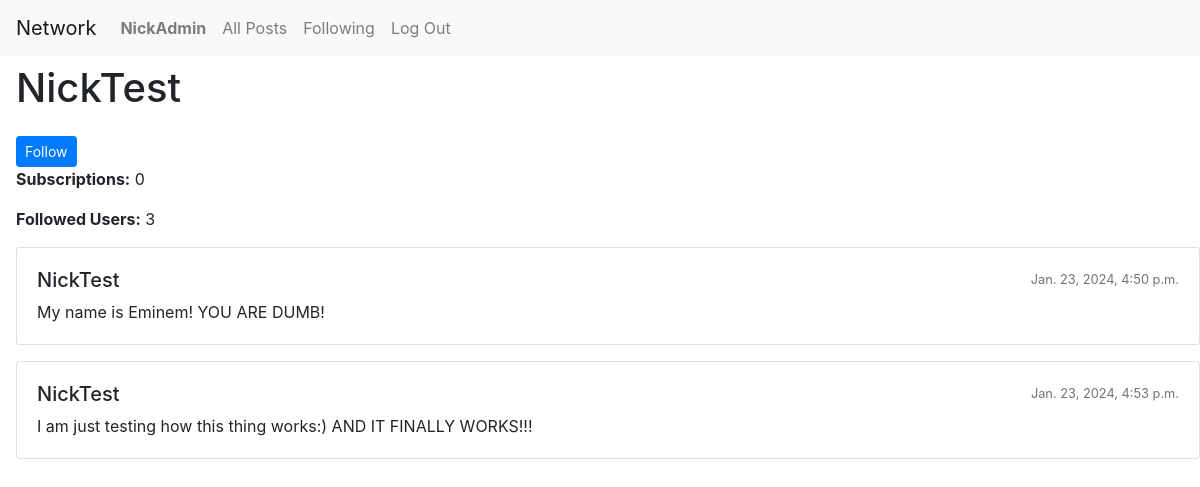
The app's page /dispay_profile/1 (signed in) with its own data.
### network/models.py (models this page shows, shortened)
class User(AbstractUser):
    subscriptions = models.ManyToManyField(
        'self', symmetrical=False, blank=True, related_name='subscribers')

class Posts(models.Model):
    creator = models.ForeignKey(
        User, on_delete=models.CASCADE, related_name='creator')
    post_text = models.TextField(blank=False, null=True)
    date = models.DateTimeField()
    liked_by_users = models.ManyToManyField(
        User, blank=True, related_name='liked_posts')

### network/views.py (the view)
# urls.py: path('dispay_profile/<int:user_id>', views.display_profile, name='display_profile'),
def display_profile(request, user_id):
    user_data = User.objects.get(id=user_id)
    posts = Posts.objects.filter(creator_id = user_id)
    return render(request, "network/profile.html", {
        'posts': posts,
        'user_data': user_data
    })

### network/templates/network/profile.html (shortened to what this page needs)
{% extends "network/layout.html" %}
{% load static %}
{% block body %}
    <div class="mt-2 ml-3">
        <h1 class="mb-4">{{ user_data.username }}</h1>
        {% if request.user.is_authenticated and user_data != request.user %}
            {% if user_data not in request.user.subscriptions.all %}
                <button class="btn btn-primary btn-sm" id='follow' data-user-id="{{ user_data.id }}">Follow</button>
            {% else %}
                <button class="btn btn-danger btn-sm follow-btn" id='follow' data-user-id="{{ user_data.id }}">Unfollow</button>
            {% endif %}
        {% endif %}
        <p id='subs'><strong>Subscriptions:</strong> {{ user_data.subscriptions.count }}</p>
        <p id='followsCount' data-initial-count="{{ user_data.subscribers.count }}"><strong>Followed Users:</strong> {{ user_data.subscribers.count }}</p>
        {% for post in posts %}
            <div class="card mb-3">
                <div class="card-body">
                    <div class="d-flex justify-content-between align-items-center mb-2">
                        <div class="d-flex align-items-center">
                            <h5 class="card-title mb-0">{{ post.creator }}</h5>
                        </div>
                        <small class="text-muted">{{ post.date }}</small>
                    </div>
                    <p class="card-text">{{ post.post_text }}</p>
                </div>
            </div>
        {% endfor %}
    </div>
{% endblock %}

### network/templates/network/layout.html (shortened to what this page needs)
{% load static %}
<!DOCTYPE html>
<html lang="en">
    <head>
        <link rel="stylesheet" href="https://stackpath.bootstrapcdn.com/bootstrap/4.4.1/css/bootstrap.min.css">
         <link rel="stylesheet" href="https://cdn.jsdelivr.net/npm/bootstrap-icons@1.11.3/font/bootstrap-icons.min.css">
        <link href="{% static 'network/styles.css' %}" rel="stylesheet">
    </head>
    <body>
        <nav class="navbar navbar-expand-lg navbar-light bg-light">
            <a class="navbar-brand" href="#">Network</a>
            <div>
              <ul class="navbar-nav mr-auto">
                {% if user.is_authenticated %}
                    <li class="nav-item">
                        <a class="nav-link" href="{% url 'display_profile' user.id %}"><strong>{{ user.username }}</strong></a>
                    </li>
                {% endif %}
                <li class="nav-item">
                  <a class="nav-link" href="{% url 'index' %}">All Posts</a>
                </li>
                {% if user.is_authenticated %}
                    <li class="nav-item">
                        <a class="nav-link" href="{% url 'my_followings' %}">Following</a>
                    </li>
                    <li class="nav-item">
                        <a class="nav-link" href="{% url 'logout' %}">Log Out</a>
                    </li>
                {% endif %}
              </ul>
            </div>
          </nav>
        <div class="body">
            {% block body %}
            {% endblock %}
        </div>
    </body>
</html>

### records on screen
User: username "NickAdmin"
User: username "NickTest", subscriptions.count "0", subscribers.count "3"
Posts: creator "NickTest", date "Jan. 23, 2024, 4:50 p.m.", post_text "My name is Eminem! YOU ARE DUMB!"
Posts: creator "NickTest", date "Jan. 23, 2024, 4:53 p.m.", post_text "I am just testing how this thing works:) AND IT FINALLY WORKS!!!"
